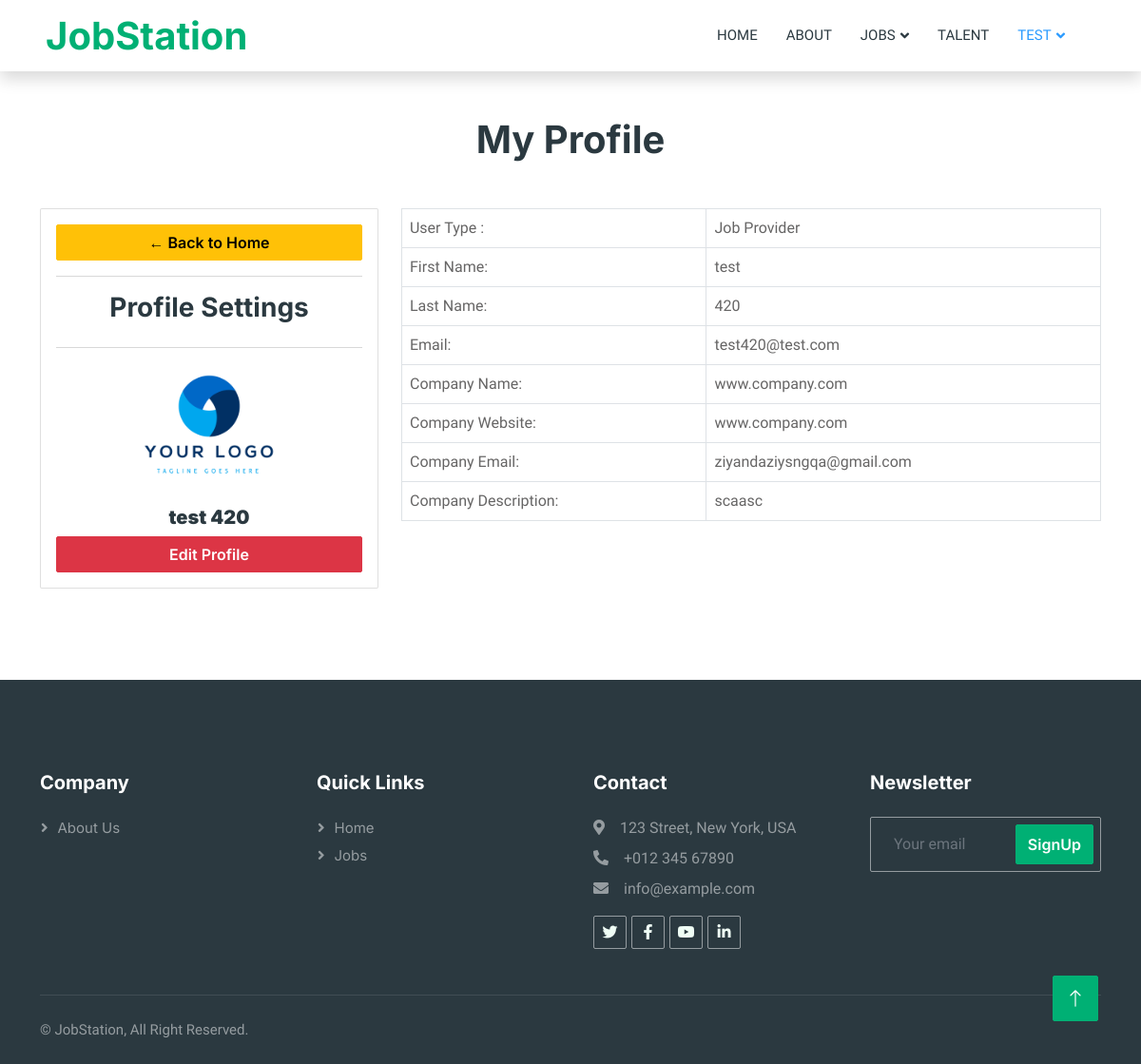
/my_account/my_profile (signed in), run on the app's committed database.
### main/models.py (models this page shows)
class User(AbstractUser):
    type = (
        ("", ""),
        ("Admin", "Admin"),
        ("Job Seeker", "Job Seeker"),
        ("Job Provider", "Job Provider"),
    )
    user_type = models.CharField(max_length=20, choices=type, default="")

### account/models.py (models this page shows, shortened)
class job_provider_profile(models.Model):
    class Meta:
        verbose_name_plural = 'Job Provider Profile'
    user = models.ForeignKey(User, on_delete=models.CASCADE)
    company_name = models.CharField(max_length=255, null=True, blank=True)
    company_logo = models.FileField(upload_to='job_provider/company_logo/', null=True, blank=True)
    company_website = models.CharField(max_length=255, null=True, blank=True)
    company_email = models.CharField(max_length=255, null=True, blank=True)
    About_company = models.TextField(null=True, blank=True)

### account/views.py (the view)
# urls.py: path('/my_profile', views.my_profile, name="my_profile"),
def my_profile(request):
    if request.user.is_authenticated:
        if request.user.user_type == "Job Provider":
            usr = request.user
            gt_job_provider_profile = job_provider_profile.objects.get(user=usr)
            context = {'gt_job_provider_profile':gt_job_provider_profile}
            return render(request, 'my_profile.html', context)
        elif request.user.user_type == "Job Seeker":
            usr = request.user
            gt_job_seeker_profile = job_seeker_profile.objects.get(user=usr)
            context = {'gt_job_seeker_profile': gt_job_seeker_profile}
            return render(request, 'my_profile.html', context)
        else:
            return render(request, 'my_profile.html')
    else:
        return redirect('my_account')

### templates/my_profile.html (shortened to what this page needs)
{% extends 'base.html' %}
{% load static %}
{% block body %}
        <div class="container-xxl py-5">
            <div class="container">
                <h1 class="text-center mb-5 wow fadeInUp" data-wow-delay="0.1s">My Profile</h1>
                <div class="row g-4">
                    <div class="col-md-4 wow fadeInUp" data-wow-delay="0.1s">
                        <div class="card card-body">
                            <a class="btn btn-warning" href="{% url 'index' %}"> &#8592; Back to Home</a>
                            <hr>
                            <h3 style="text-align: center">Profile Settings</h3>
                            <hr>
                            <img src="{% if gt_job_provider_profile.company_logo %}{{gt_job_provider_profile.company_logo.url}}{% elif gt_job_seeker_profile.Your_image %}{{gt_job_seeker_profile.Your_image.url}}{% else %}{% static 'img/user_img.png' %}{% endif %}" class="rounded profile-pic" alt="user">
                            <h5 class="container text-center"><b>{{request.user.first_name}} {{request.user.last_name}}</b></h5>
                            {% if request.user.user_type != "Admin" %}
                            <a href="{% url 'edit_profile' %}" class="btn btn-danger">Edit Profile</a>
                            {% endif %}
                        </div>
                    </div>
                    <div class="col-md-8">
                        <div class="wow fadeInUp" data-wow-delay="0.5s">
                                <table class="table table-bordered">
                                  <tbody>
                                    <tr>
                                      <td>User Type :</td>
                                      <td>{{request.user.user_type}}</td>
                                    </tr>
                                    <tr>
                                      <td>First Name:</td>
                                      <td>{{request.user.first_name}}</td>
                                    </tr>
                                    <tr>
                                      <td>Last Name:</td>
                                      <td>{{request.user.last_name}}</td>
                                    </tr>
                                    <tr>
                                      <td>Email: </td>
                                      <td>{{request.user.email}}</td>
                                    </tr>
                                    {% if request.user.user_type == "Job Provider" %}
                                    <tr>
                                      <td>Company Name: </td>
                                      <td>{% if gt_job_provider_profile.company_name %}{{gt_job_provider_profile.company_name}}{% else %}None{% endif %}</td>
                                    </tr>
                                    <tr>
                                      <td>Company Website: </td>
                                      <td>{% if gt_job_provider_profile.company_website %}{{gt_job_provider_profile.company_website}}{% else %}None{% endif %}</td>
                                    </tr>
                                    <tr>
                                      <td>Company Email: </td>
                                      <td>{% if gt_job_provider_profile.company_email %}{{gt_job_provider_profile.company_email}}{% else %}None{% endif %}</td>
                                    </tr>
                                    <tr>
                                      <td>Company Description: </td>
                                      <td>{% if gt_job_provider_profile.About_company %}{{gt_job_provider_profile.About_company}}{% else %}None{% endif %}</td>
                                    </tr>
                                    {% endif %}
                                  </tbody>
                                </table>
                        </div>
                    </div>
                </div>
            </div>
        </div>
{% endblock %}

### templates/base.html (shortened to what this page needs)
{% load static %}
<!DOCTYPE html>
<html lang="en">
<head>
    <link href="https://cdnjs.cloudflare.com/ajax/libs/font-awesome/5.10.0/css/all.min.css" rel="stylesheet">
    <link href="https://cdn.jsdelivr.net/npm/bootstrap-icons@1.4.1/font/bootstrap-icons.css" rel="stylesheet">
    <link href="{% static '' %}lib/animate/animate.min.css" rel="stylesheet">
    <link href="{% static '' %}lib/owlcarousel/assets/owl.carousel.min.css" rel="stylesheet">
    <link href="{% static 'css/bootstrap.min.css' %}" rel="stylesheet">
    <link href="{% static 'css/style.css' %}" rel="stylesheet">
</head>
<body>
    <div class="container-xxl bg-white p-0">
        <nav class="navbar navbar-expand-lg bg-white navbar-light shadow sticky-top p-0">
            <a href="{% url 'index' %}" class="navbar-brand d-flex align-items-center text-center py-0 px-4 px-lg-5">
                <h1 class="m-0 text-primary">JobStation</h1>
            </a>
            <div class="collapse navbar-collapse" id="navbarCollapse">
                <div class="navbar-nav ms-auto p-4 p-lg-0" style="margin-right:50px;">
                    <a href="{% url 'index' %}" class="nav-item nav-link {% block home_active %}{% endblock %}">Home</a>
                    <a href="{% url 'about' %}" class="nav-item nav-link {% block about_active %}{% endblock %}">About</a>
                    <div class="nav-item dropdown">
                        <a href="#" class="nav-link dropdown-toggle" data-bs-toggle="dropdown">Jobs</a>
                    </div>
                    <a href="{% url 'talent' %}" class="nav-item nav-link {% block talent_active %}{% endblock %}">Talent</a>
                    {% if request.user.is_authenticated %}
                    <div class="nav-item dropdown">
                        <a href="#" class="nav-link dropdown-toggle" data-bs-toggle="dropdown" style="color:#2B9BFF;">{% if request.user.first_name %}{{request.user.first_name}}{% else %}{{request.user.email}}{% endif %}</a>
                    </div>
                    {% else %}
                    <a href="{% url 'my_account' %}" class="nav-item nav-link {% block account_active %}{% endblock %}">login/signup</a>
                    {% endif %}
                </div>
            </div>
        </nav>
        {% block body %}{% endblock %}
        <div class="container-fluid bg-dark text-white-50 footer pt-5 mt-5 wow fadeIn" data-wow-delay="0.1s">
            <div class="container py-5">
                <div class="row g-5">
                    <div class="col-lg-3 col-md-6">
                        <h5 class="text-white mb-4">Company</h5>
                        <a class="btn btn-link text-white-50" href="{% url 'about' %}">About Us</a>
                    </div>
                    <div class="col-lg-3 col-md-6">
                        <h5 class="text-white mb-4">Quick Links</h5>
                        <a class="btn btn-link text-white-50" href="{% url 'index' %}">Home</a>
                        <a class="btn btn-link text-white-50" href="{% url 'jobs' %}">Jobs</a>
                    </div>
                    <div class="col-lg-3 col-md-6">
                        <h5 class="text-white mb-4">Contact</h5>
                        <p class="mb-2"><i class="fa fa-map-marker-alt me-3"></i>123 Street, New York, USA</p>
                        <p class="mb-2"><i class="fa fa-phone-alt me-3"></i>+012 345 67890</p>
                        <p class="mb-2"><i class="fa fa-envelope me-3"></i>info@example.com</p>
                        <div class="d-flex pt-2">
                            <a class="btn btn-outline-light btn-social" href=""><i class="fab fa-twitter"></i></a>
                            <a class="btn btn-outline-light btn-social" href=""><i class="fab fa-facebook-f"></i></a>
                            <a class="btn btn-outline-light btn-social" href=""><i class="fab fa-youtube"></i></a>
                            <a class="btn btn-outline-light btn-social" href=""><i class="fab fa-linkedin-in"></i></a>
                        </div>
                    </div>
                    <div class="col-lg-3 col-md-6">
                        <h5 class="text-white mb-4">Newsletter</h5>
                        <form method="POST" action="{% url 'newsletter' %}">{% csrf_token %}
                            <div class="position-relative mx-auto" style="max-width: 400px;">
                                <input class="form-control bg-transparent w-100 py-3 ps-4 pe-5" type="email" name="newsletter_email" placeholder="Your email">
                                <button type="submit" class="btn btn-primary py-2 position-absolute top-0 end-0 mt-2 me-2">SignUp</button>
                            </div>
                        </form>
                    </div>
                </div>
            </div>
            <div class="container">
                <div class="copyright">
                    <div class="row">
                        <div class="col-md-6 text-center text-md-start mb-3 mb-md-0">
                            &copy; JobStation, All Right Reserved.
                        </div>
                    </div>
                </div>
            </div>
        </div>
        <a href="#" class="btn btn-lg btn-primary btn-lg-square back-to-top"><i class="bi bi-arrow-up"></i></a>
    </div>
</body>
</html>

### static/css/style.css (style rules this page uses)
:root { --primary: #00B074; --secondary: #2B9BFF; --light: #EFFDF5; --dark: #2B3940; }
.back-to-top { position: fixed; display: none; right: 45px; bottom: 45px; z-index: 99; }
.btn { font-family: 'Inter', sans-serif; font-weight: 600; transition: .5s; }
.btn.btn-primary, .btn.btn-secondary { color: #FFFFFF; }
.btn-lg-square { width: 48px; height: 48px; }
.btn-square, .btn-sm-square, .btn-lg-square { padding: 0; display: flex; align-items: center; justify-content: center; font-weight: normal; border-radius: 2px; }
.navbar .dropdown-toggle::after { border: none; content: "\f107"; font-family: "Font Awesome 5 Free"; font-weight: 900; vertical-align: middle; margin-left: 5px; transition: .5s; }
.navbar-dark .navbar-nav .nav-link, .navbar-light .navbar-nav .nav-link { margin-right: 30px; padding: 25px 0; color: #FFFFFF; font-size: 15px; text-transform: uppercase; outline: none; }
.navbar-light .navbar-brand, .navbar-light a.btn { height: 75px; }
.navbar-light .navbar-nav .nav-link { color: var(--dark); font-weight: 500; }
.navbar-light.sticky-top { top: -100px; transition: .5s; }
.footer .btn.btn-social { margin-right: 5px; width: 35px; height: 35px; display: flex; align-items: center; justify-content: center; color: var(--light); border: 1px solid rgba(255,255,255,0.5); border-radius: 2px; transition: .3s; }
.footer .btn.btn-link { display: block; margin-bottom: 5px; padding: 0; text-align: left; font-size: 15px; font-weight: normal; text-transform: capitalize; transition: .3s; }
.footer .btn.btn-link::before { position: relative; content: "\f105"; font-family: "Font Awesome 5 Free"; font-weight: 900; margin-right: 10px; }
.footer .form-control { border-color: rgba(255,255,255,0.5); }
.footer .copyright { padding: 25px 0; font-size: 15px; border-top: 1px solid rgba(256, 256, 256, .1); }

### templates/my_profile.html (style rules this page uses)
.profile-pic { max-width: 200px; max-height:200px; margin: 0 auto; border-radius: 50%; }

### data on the page
User: user.first_name "TEST", user.first_name "test", user.last_name "420", user.user_type "Job Provider", user.email "test420@test.com"
job_provider_profile: company_logo (picture), company_name "www.company.com", company_website "www.company.com", company_email "ziyandaziysngqa@gmail.com", About_company "scaasc"
